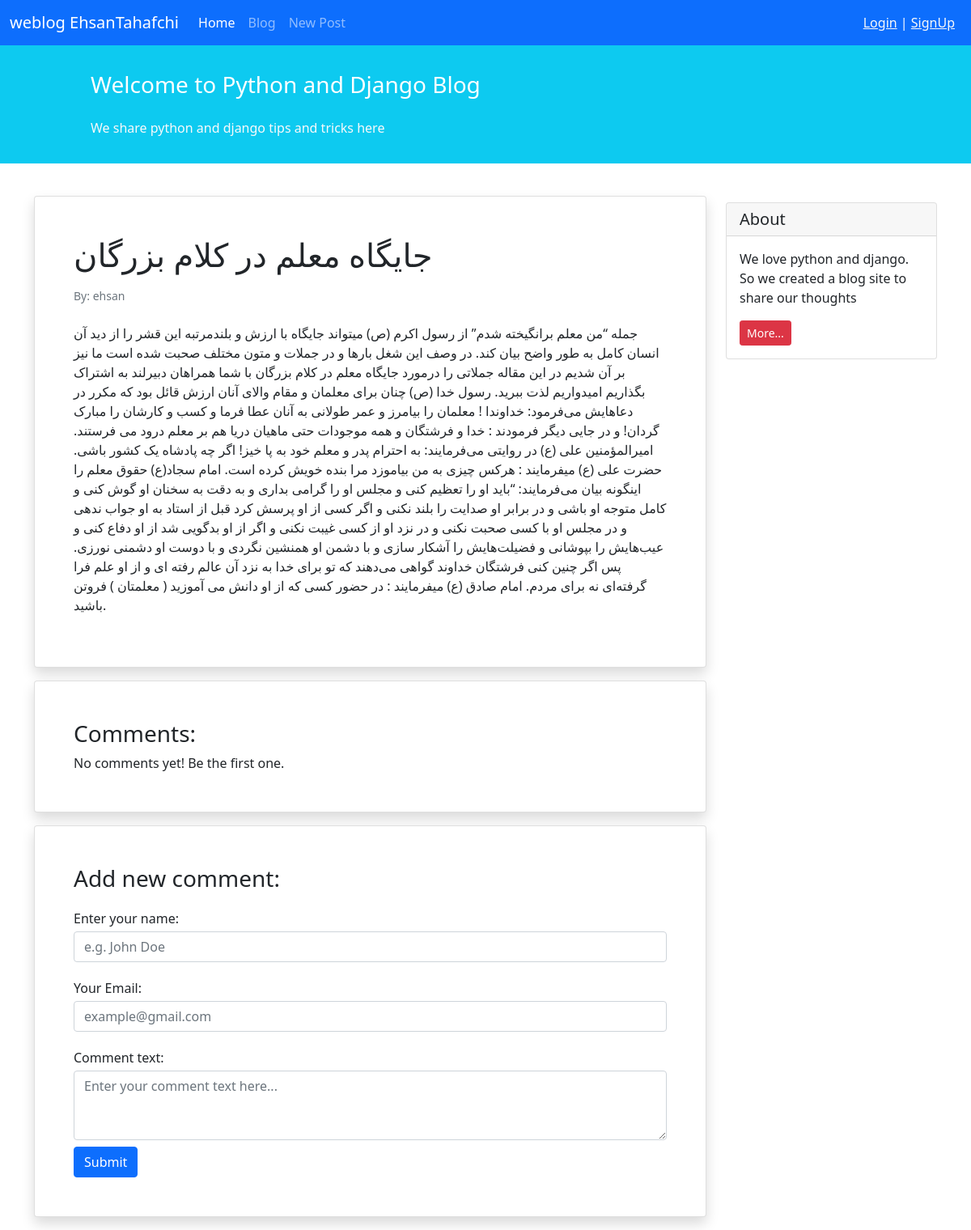
Page /blog/14/ on the committed database.
### blog/models.py (models this page shows, shortened)
class Post(models.Model):
    STATUS_CHOICES = (
        ('Published', 'Published'),
        ('Draft', 'Draft'),
    )
    title = models.CharField(max_length=100)
    text = models.TextField()
    datetime_created = models.DateTimeField(auto_now_add=True)
    datetime_modified = models.DateTimeField(auto_now=True)
    author = models.ForeignKey('auth.User', on_delete=models.CASCADE)
    status = models.CharField(choices=STATUS_CHOICES, max_length=11)

### blog/views.py (the view)
# urls.py: path('<int:pk>/', PostDetailView.as_view(), name='post_detail_view'),
class PostDetailView(generic.DetailView):
    model = Post
    template_name = 'blog/post_detail.html'
    context_object_name = 'post'

### blog/templates/blog/post_detail.html (shortened to what this page needs)
{% extends '_base.html' %}
{% block content %}
    <div class="container mt-4">
        <div class="row">
            <div class="col-9">
                <div class="card shadow my-3 p-5">
                    <h1>{{ post.title }}</h1>
                    <p class="small text-muted mt-2">By: {{ post.author }}</p>
                    <p class="mt-2">{{ post.text }}</p>
                </div>
                <div class="card shadow my-3 p-5">
                    <h3>Comments:</h3>
                    No comments yet! Be the first one.
                </div>
                <div class="card shadow my-3 p-5">
                    <h3>Add new comment:</h3>
                    <form method="POST">
                        <div class="form-group py-2">
                            <label class="py-1" for="author_name">Enter your name:</label>
                            <input type="text" class="form-control" placeholder="e.g. John Doe" name="author_name">
                        </div>
                        <div class="form-group py-2">
                            <label class="py-1" for="email">Your Email:</label>
                            <input type="email" class="form-control" placeholder="example@gmail.com" name="email">
                        </div>
                        <div class="form-group py-2">
                            <label class="py-1" for="comment_text">Comment text:</label>
                            <textarea class="form-control" name="text" rows="3"
                                      placeholder="Enter your comment text here..."></textarea>
                        </div>
                        <button type="submit" class="btn btn-primary">Submit</button>
                    </form>
                </div>
            </div>
            <div class="col-3">
                <div class="card my-4">
                    <h5 class="card-header">About</h5>
                    <div class="card-body">
                        <p class="card-text">We love python and django. So we created a blog site to share our
                            thoughts</p>
                        <a href="#"
                           class="btn btn-sm btn-danger">
                            More...
                        </a>
                    </div>
                </div>
            </div>
        </div>
    </div>
{% endblock content %}

### rows in the picture
Post: title "جایگاه معلم در کلام بزرگان", author "ehsan", text "جمله “من معلم برانگیخته شدم” از رسول اکرم (ص) میتواند جایگاه با ارزش و بلندمرتبه این قشر را از دید آن انسان کامل به طور واضح بیان کند. در وصف این شغل بارها و در جملات و متون مختلف صحبت شده است ما نیز بر آن شدیم در این مقاله جملاتی را درمورد جایگاه معلم در کلام بزرگان با شما همراهان دبیرلند به اشتراک بگذاریم امیدواریم لذت ببرید. رسول خدا (ص) چنان برای معلمان و مقام والای آنان ارزش قائل بود که مکرر در دعاهایش می‌فرمود: خداوندا ! معلمان را بیامرز و عمر طولانی به آنان عطا فرما و کسب و کارشان را مبارک گردان! و در جایی دیگر فرمودند : خدا و فرشتگان و همه موجودات حتی ماهیان دریا هم بر معلم درود می فرستند. امیرالمؤمنین علی (ع) در روایتی می‌فرمایند: به احترام پدر و معلم خود به پا خیز! اگر چه پادشاه…"
